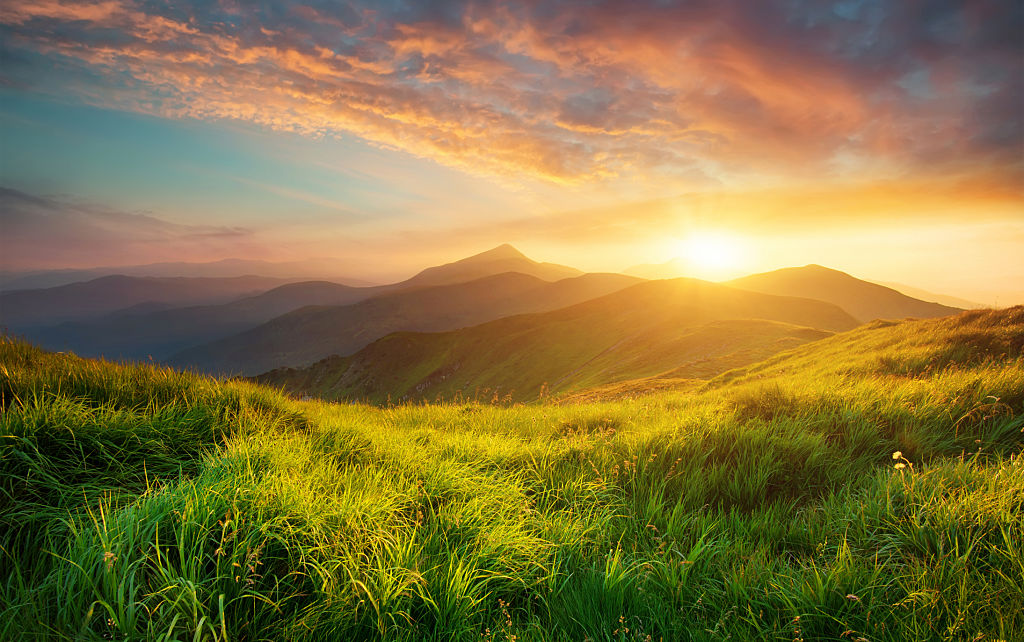
#> input picture Experiments/Color_Detector/mix.jpg, 1024 x 642 px
$ jupyter execute main.ipynb
#> lines starting #> are read from the running program, lines starting #| are printed output that depends on the picture
[cell 1]
import cv2
import numpy as np
from sklearn.cluster import KMeans
import matplotlib.pyplot as plt


# Load image
img = cv2.imread("mix.jpg")
#> img is the input picture: shape (642, 1024, 3); mean B, G, R 66, 117.5, 134.4
img = cv2.cvtColor(img, cv2.COLOR_BGR2RGB)

# Resize for faster computation
img_resized = cv2.resize(img, (200, 200))
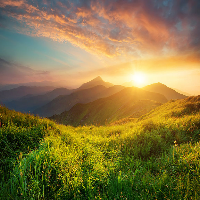
#> img_resized: shape (200, 200, 3); mean R, G, B 134.4, 117.4, 65.9
pixels = img_resized.reshape((-1, 3))

# K-Means: find 5 dominant colors
k = 5
model = KMeans(n_clusters=k)
model.fit(pixels)

colors = model.cluster_centers_.astype(int)

# Plot color palette
plt.figure(figsize=(8, 4))
for i in range(k):
    plt.subplot(1, k, i+1)
    plt.imshow([[colors[i]]])
    plt.axis("off")

plt.show()
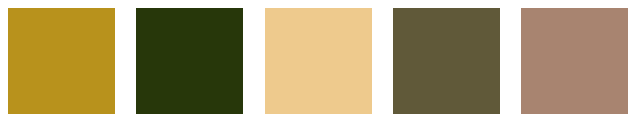
#> figure drawn by matplotlib, 5 panels

print("Dominant Colors (RGB):")
for c in colors:
    print(c)

$ run again, with Experiments/Color_Detector/nature.jpg copied over Experiments/Color_Detector/mix.jpg
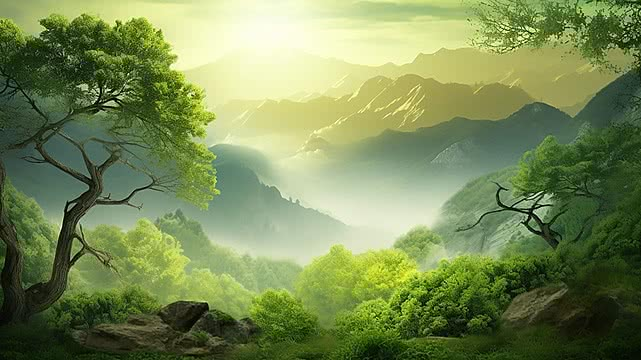
#> input picture Experiments/Color_Detector/nature.jpg, 641 x 360 px
#> img is the input picture: shape (360, 641, 3); mean B, G, R 86, 138.5, 120.7
#> `img_resized = cv2.resize(img, (200, 200))`:
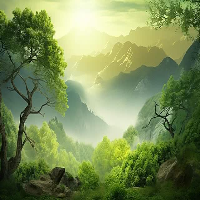
#> img_resized: shape (200, 200, 3); mean R, G, B 120.7, 138.4, 85.9

$ run again, with Experiments/Color_Detector/sunset.jpg copied over Experiments/Color_Detector/mix.jpg
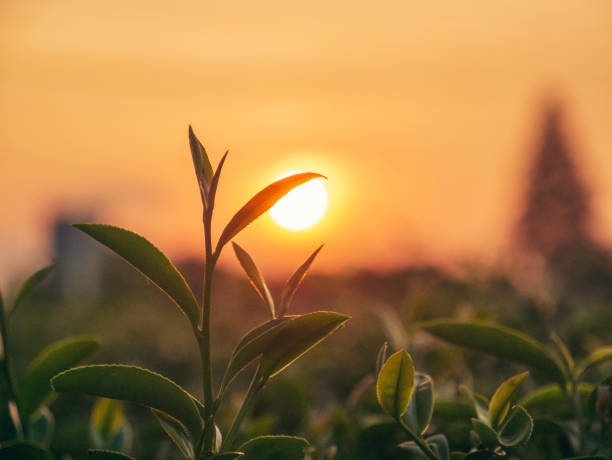
#> input picture Experiments/Color_Detector/sunset.jpg, 612 x 460 px
#> img is the input picture: shape (460, 612, 3); mean B, G, R 69.8, 122.2, 163.3
#> `img_resized = cv2.resize(img, (200, 200))`:
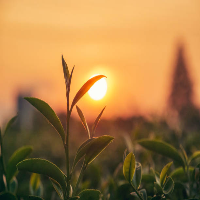
#> img_resized: shape (200, 200, 3); mean R, G, B 163.2, 122.1, 69.7
